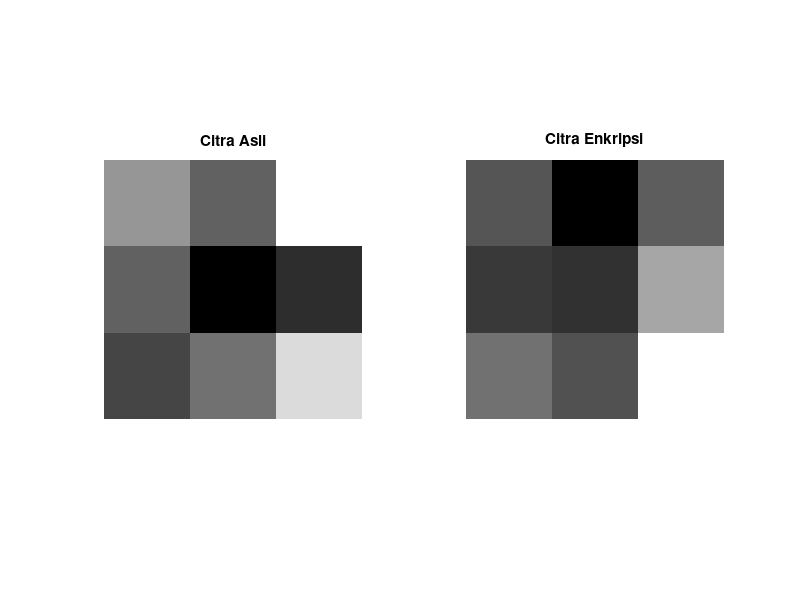

The MATLAB script that drew this image: (Note: this script raises an error after producing the figure.)
% =========================================================
% UTS Matematika Sains Data - Semester Genap 2025/2026
% Soal 2 - Verifikasi Invers dan Visualisasi Citra
%
% Nama : Aulia Adzkia Rahmah
% NIM  : 2510514029
% Parameter : N=29, a=2, b=9, K=12
% Tanggal: 2026-04-20
% =========================================================

clc;
clear;
close all;

%% Matriks kunci
A = [3 9 2;
     1 4 9;
     9 1 5];

n = size(A,1);

% menyiapkan matriks kofaktor
C = zeros(n);

%% =========================
% Hitung kofaktor pakai loop
%% =========================
for i=1:n
    for j=1:n
        
        % salin A
        sub = A;
        
        % hapus baris i
        sub(i,:) = [];
        
        % hapus kolom j
        sub(:,j) = [];
        
        % rumus kofaktor
        C(i,j)=((-1)^(i+j))*det(sub);
        
    end
end

disp('Matriks Kofaktor C =')
disp(C)

%% Adjoin
AdjA = C';

disp('Matriks Adjoin =')
disp(AdjA)

%% Determinan
detA=det(A);

fprintf('det(A)= %.0f\n',detA)

%% Invers manual
A_inv_manual=AdjA/detA;

disp('A inverse manual =')
disp(A_inv_manual)

%% Invers MATLAB
A_inv=inv(A);

disp('A inverse inv(A) =')
disp(A_inv)

%% Cek selisih
disp('Selisih manual - inv(A) =')
disp(A_inv_manual-A_inv)

%% Error Frobenius
error_fro=norm(A_inv_manual-A_inv,'fro');

fprintf('Error Frobenius = %.15e\n',error_fro)

%% =========================
% Enkripsi citra
%% =========================

P=[120 79 200;
   80  4  39;
   59 90 170];

disp('Blok Piksel Asli P =')
disp(P)

E=A*P;

disp('Hasil Enkripsi E =')
disp(E)

%% Dekripsi
P_balik=A_inv_manual*E;

disp('Hasil Dekripsi P'' =')
disp(P_balik)

%% =========================
% Visualisasi citra
%% =========================

figure

subplot(1,2,1)
imshow(P,[])
title('Citra Asli')

subplot(1,2,2)
imshow(E,[])
title('Citra Enkripsi')

sgtitle('Visualisasi Blok Piksel - NIM Anda')

saveas(gcf,'visualisasi_enkripsi.png')
